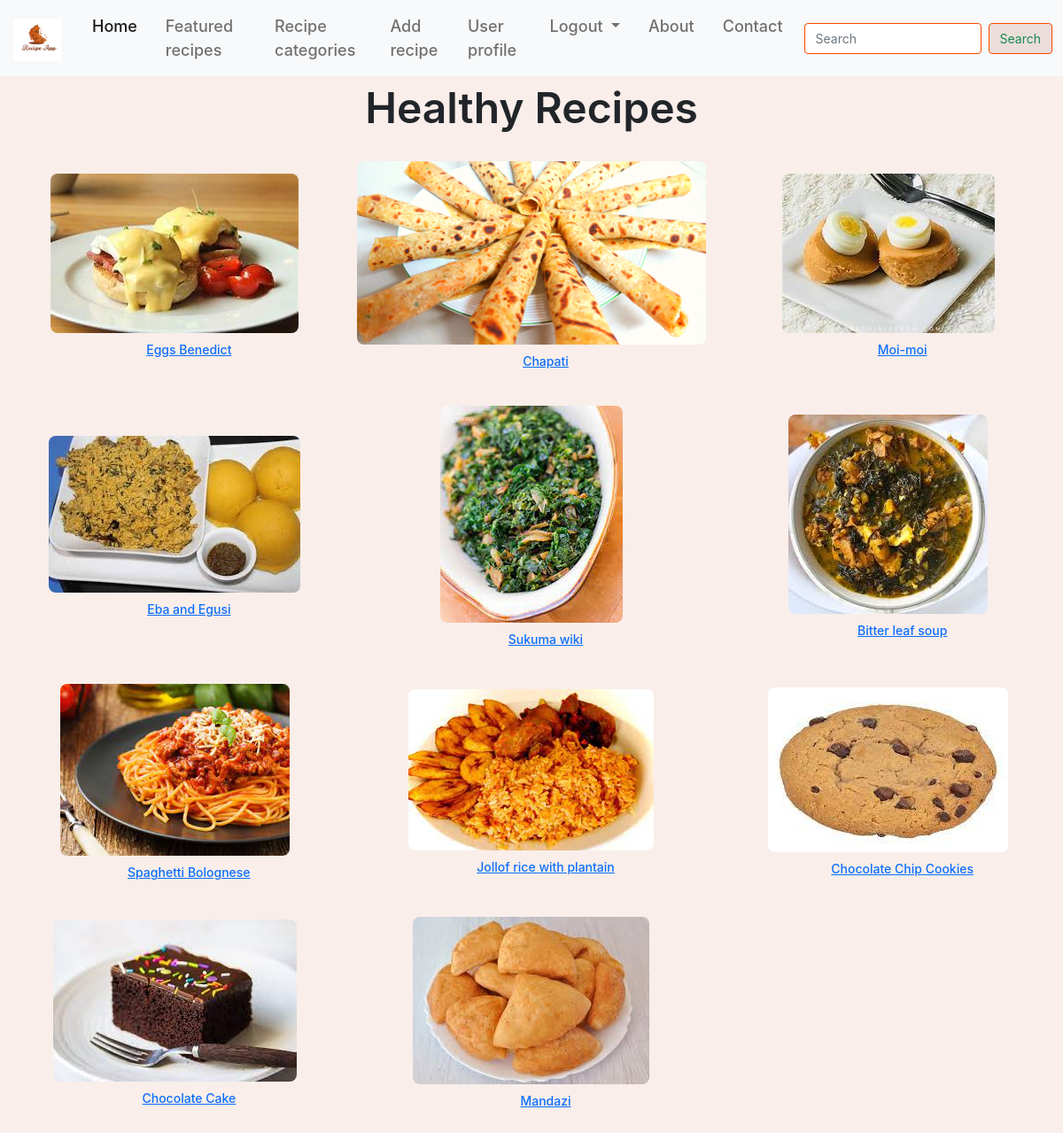
The page /dashboard (signed in) on the database its author committed.
### models.py (models this page shows)
class Recipes(db.Model):
    id = db.Column(db.Integer, primary_key=True, autoincrement=True)
    name = db.Column(db.String(100), nullable=False)
    image_name = db.Column(db.String(100))
    category = db.Column(db.String(100), nullable=False)
    ingredients = db.Column(db.String(1000), nullable=False)
    instructions = db.Column(db.String(1000), nullable=False)

### app.py (the view)
@app.route('/dashboard', methods=['GET', 'POST'])
@login_required
def dashboard():
    categories = ['Breakfast', 'Lunch', 'Dinner', 'Dessert']
    results = []
    selected_recipes = set()  # To store the selected recipe IDs
    recipes_per_category = 3
    for category in categories:
        recipes = Recipes.query.filter_by(category=category).all()
        available_recipes = [recipe for recipe in recipes if recipe.id not in selected_recipes and recipe.category == category]
        if len(available_recipes) > 0:
            random_recipes = random.sample(available_recipes, min(recipes_per_category, len(available_recipes)))
            selected_recipes.update(recipe.id for recipe in random_recipes)
            results.extend(random_recipes)
        if len(results) == 9:
            break
    return render_template('dashboard.html', user=current_user, results=results)

### app.py (called while the page is built)
@login_manager.user_loader
def load_user(user_id):
    return User.query.get(int(user_id))

### templates/dashboard.html (shortened to what this page needs)
<!doctype html>
<html lang="en">
  <head>
    <link href="https://cdn.jsdelivr.net/npm/bootstrap@5.0.2/dist/css/bootstrap.min.css" rel="stylesheet">
    <link rel="stylesheet" href="/static/dashboard.css">
  </head>
  <body>
    <nav class="navbar navbar-expand-lg navbar-light bg-light">
      <div class="container-fluid">
        <a class="navbar-brand" href="{{ url_for('dashboard') }}">
          <img src="static/public/ra-21@2x.png" alt="" width="60" height="48" class="d-inline-block align-text-top">
        </a>
        <div class="collapse navbar-collapse" id="navbarSupportedContent">
          <ul class="navbar-nav me-auto mb-2 mb-lg-0">
            <li class="nav-item">
              <a class="nav-link active" aria-current="page" href="{{ url_for('home') }}">Home</a>
            </li>
            <li class="nav-item">
              <a class="nav-link" href="{{ url_for('featured_recipe')}}">Featured recipes</a>
            </li>
            <li class="nav-item">
              <a class="nav-link" href="{{ url_for('search_category') }}">Recipe categories</a>
            </li>
            <li class="nav-item">
                <a class="nav-link" href="{{ url_for('add_recipe2') }}">Add recipe</a>
            </li>
            <li class="nav-item">
              <a class="nav-link" href="#">User profile</a>
            </li>
            <li class="nav-item dropdown">
              <a class="nav-link dropdown-toggle" href="#" id="navbarDropdown" role="button" data-bs-toggle="dropdown" aria-expanded="false">
                Logout
              </a>
            </li>
            <br>
            <li class="nav-item">
              <a class="nav-link" href="#">About</a>
            </li>
            <li class="nav-item">
              <a class="nav-link" href="#">Contact</a>
            </li>
          </ul>
          <form class="d-flex" action="/search" method="GET">
            <input class="form-control me-2" type="search" name="query" placeholder="Search" aria-label="Search">
            <button class="btn btn-outline-success" type="submit">Search</button>
          </form>
        </div>
      </div>
    </nav>
    <p class="discover-a-plethora">Healthy Recipes</p>
    <section class="layout">
      {% for recipe in results %}
        <div>
          <a href="recipe?id={{ recipe.id }}">
            <img src="{{ url_for('static', filename='recipe_images/' + recipe.image_name) }}" alt="Recipe Image">
          </a>
          <ul>
            <p><a href="recipe?id={{ recipe.id }}">{{ recipe.name }}</a></p>
          </ul>
        </div>
      {% endfor %}
    </section>
  </body>
</html>

### static/dashboard.css (style rules this page uses)
body { font-family: 'Inter', sans-serif; background-color: rgba(248, 235, 230, 0.808); }
.discover-a-plethora { font-size: 48px; font-weight: 600; text-align: center; }
.layout { display: grid; grid-template-columns: repeat(3, 1fr); grid-gap: 8px; justify-content: center; align-items: center; margin-top: 24px; }
.layout div { display: flex; flex-direction: column; align-items: center; text-align: center; }
.layout img { max-width: 100%; height: 50%; border-radius: 8px; }
.layout ul { margin-top: 8px; }
.layout p { font-size: 14px; font-weight: 500; }
.navbar-nav { margin-left: auto; }
.nav-link { font-size: 18px; font-weight: 500; margin-right: 16px; }
.navbar-brand img { margin-right: 8px; }
.form-control { width: 200px; font-size: 14px; border-color: orangered; }
.btn-outline-success { font-size: 14px; background-color: rgba(219, 191, 180, 0.466); border-color: orangered; }

### rows shown on the page
Recipes: image_name (picture), name "Eggs Benedict"
Recipes: image_name (picture), name "Chapati"
Recipes: image_name (picture), name "Moi-moi"
Recipes: image_name (picture), name "Eba and Egusi"
Recipes: image_name (picture), name "Sukuma wiki"
Recipes: image_name (picture), name "Bitter leaf soup"
Recipes: image_name (picture), name "Spaghetti Bolognese"
Recipes: image_name (picture), name "Jollof rice with plantain"
Recipes: image_name (picture), name "Chocolate Chip Cookies"
Recipes: image_name (picture), name "Chocolate Cake"
Recipes: image_name (picture), name "Mandazi"
